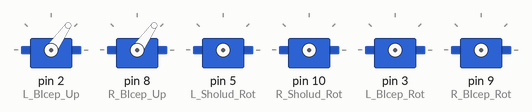
Recording of a sketch running on a simulated Arduino Uno, built with avr-gcc and run on an emulated ATmega328P. Parts: 6 × servo.

Above: at 0.1 s.
At 0.9 s:
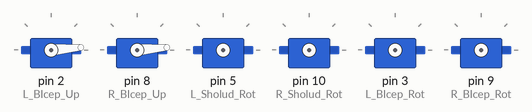
At 1.7 s:
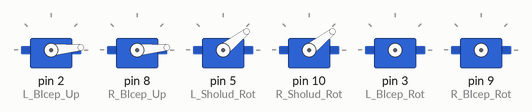
At 2.2 s:
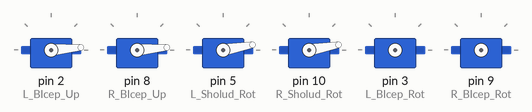
At 3.1 s:
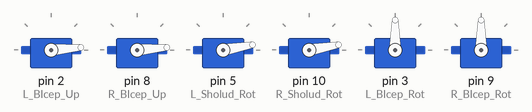
Timing chart, 0 to 4.6 s (numbered marks = the images above):
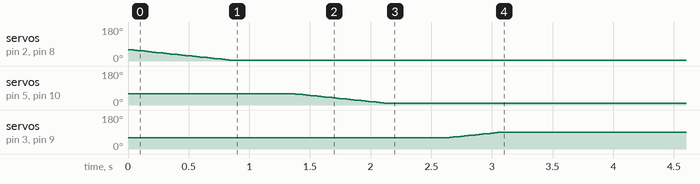

The sketch:

namsthe.ino
```cpp
//pin 4 shoulder up 10- 70
//pin3 bicep rotate 10-90
//pin2  bicep updown 10-81
//pin5 should rotate

#include <Servo.h>

Servo L_Sholud_UP;  // create servo object to control a servo
Servo L_Sholud_Rot;  // create servo object to control a servo
Servo L_BIcep_Rot;  // create servo object to control a servo
Servo L_BIcep_Up;  // create servo object to control a servo

Servo R_Sholud_UP;  // create servo object to control a servo
Servo R_Sholud_Rot;  // create servo object to control a servo
Servo R_BIcep_Rot;  // create servo object to control a servo
Servo R_BIcep_Up;  // create servo object to control a servo
// twelve servo objects can be created on most boards

int Shld_Pos = 10;    // variable to store the servo position
int Bi_Rot_Pos = 10;    // variable to store the servo position
int BIcep_Up_pos = 10;    // variable to store the servo position
int BIcep_Rot_pos = 30;    // variable to store the servo position
int Shld_Rot_Pos = 0;    // variable to store the servo position
int pos6 = 70;    // variable to store the servo position


void Shld_Rot_Clk()
{
  L_Sholud_Rot.attach(5);  // shoulder updown
  R_Sholud_Rot.attach(10);  // shoulder updown


  for (Shld_Rot_Pos=10; Shld_Rot_Pos <=60; Shld_Rot_Pos += 1) { // goes from 0 degrees to 180 degrees
        // in steps of 1 degree
        L_Sholud_Rot.write(Shld_Rot_Pos);              // tell servo to go to position in variable 'pos'
        R_Sholud_Rot.write(Shld_Rot_Pos);              // tell servo to go to position in variable 'pos'

        delay(15);                       // waits 15ms for the servo to reach the position
        }
  }

void Shld_Rot_Anti()
{

  L_Sholud_Rot.attach(5);  // shoulder updown
    R_Sholud_Rot.attach(10);  // shoulder updown

    for (Shld_Rot_Pos=60; Shld_Rot_Pos >=10; Shld_Rot_Pos -= 1) { // goes from 0 degrees to 180 degrees
        // in steps of 1 degree
        L_Sholud_Rot.write(Shld_Rot_Pos);
        R_Sholud_Rot.write(Shld_Rot_Pos);              // tell servo to go to position in variable 'pos'
// tell servo to go to position in variable 'pos'
        delay(15);                       // waits 15ms for the servo to reach the position
        }
  }

void Shld_Up()
{
  L_Sholud_UP.attach(4);  // shoulder updown
    R_Sholud_UP.attach(11);  // shoulder updown


  for (Shld_Pos; Shld_Pos <=70; Shld_Pos += 1) { // goes from 0 degrees to 180 degrees
        // in steps of 1 degree
        L_Sholud_UP.write(Shld_Pos);              // tell servo to go to position in variable 'pos'
        R_Sholud_UP.write(Shld_Pos);              // tell servo to go to position in variable 'pos'

        delay(15);                       // waits 15ms for the servo to reach the position
        }
  }

void Shld_Dwn()
{

  L_Sholud_UP.attach(4);  // shoulder updown
    R_Sholud_UP.attach(11);  // shoulder updown

    for (Shld_Pos=70; Shld_Pos >=15; Shld_Pos -= 1) { // goes from 0 degrees to 180 degrees
        // in steps of 1 degree
        L_Sholud_UP.write(Shld_Pos);              // tell servo to go to position in variable 'pos'
        R_Sholud_UP.write(Shld_Pos);              // tell servo to go to position in variable 'pos'

        delay(15);                       // waits 15ms for the servo to reach the position
        }
  }


void Bi_Rot_Clk()
{
   L_BIcep_Rot.attach(3);  // shoulder updown
       R_BIcep_Rot.attach(9);  // shoulder updown

    for (BIcep_Rot_pos=60; BIcep_Rot_pos <=90; BIcep_Rot_pos += 1) {
          // in steps of 1 degree
          L_BIcep_Rot.write(BIcep_Rot_pos);
          R_BIcep_Rot.write(BIcep_Rot_pos);

          delay(15);                       // waits 15ms for the servo to reach the position
          }

  }


void Bi_Rot_Anti()
{
  L_BIcep_Rot.attach(3);  // shoulder updown
  R_BIcep_Rot.attach(9);  // shoulder updown

    for (BIcep_Rot_pos=90; BIcep_Rot_pos >=60; BIcep_Rot_pos -= 1) { // goes from 0 degrees to 180 degrees
          // in steps of 1 degree
          L_BIcep_Rot.write(BIcep_Rot_pos);              // tell servo to go to position in variable 'pos'
          R_BIcep_Rot.write(BIcep_Rot_pos);              // tell servo to go to position in variable 'pos'

          delay(15);                       // waits 15ms for the servo to reach the position
          }
  }


void Bi_Up()

{
    L_BIcep_Up.attach(2);  // shoulder updown
    R_BIcep_Up.attach(8);  // shoulder updown

    for (BIcep_Up_pos=5; BIcep_Up_pos <=60; BIcep_Up_pos += 1) { // goes from 0 degrees to 180 degrees
          // in steps of 1 degree
          L_BIcep_Up.write(BIcep_Up_pos);              // tell servo to go to position in variable 'pos'
          R_BIcep_Up.write(BIcep_Up_pos);              // tell servo to go to position in variable 'pos'

          delay(15);                       // waits 15ms for the servo to reach the position
          }

  }


void Bi_Dwn()

{

    L_BIcep_Up.attach(2);  // shoulder updown
    R_BIcep_Up.attach(8);  // shoulder updown

    for (BIcep_Up_pos=60; BIcep_Up_pos >=5; BIcep_Up_pos -= 1) { // goes from 0 degrees to 180 degrees
          // in steps of 1 degree
          L_BIcep_Up.write(BIcep_Up_pos);              // tell servo to go to position in variable 'pos'
          R_BIcep_Up.write(BIcep_Up_pos);              // tell servo to go to position in variable 'pos'

          delay(15);                       // waits 15ms for the servo to reach the position
          }


  }

void namste_leftarm()
  {
      Bi_Up();
      delay(500);
      Shld_Rot_Clk();
      delay(500);
      Bi_Rot_Anti();

    }

void namste_leftarm_reset()
  {
      Bi_Dwn();
      delay(500);
      Shld_Rot_Anti();
      delay(500);
      Bi_Rot_Clk();

    }


void setup() {
    Serial.begin(9600);


  //Shld_Up();
  //Shld_Dwn();

  //Bi_Rot_Clk();
  //Bi_Rot_Anti();

  //Bi_Up();
  //Bi_Dwn();

  //Shld_Rot_Clk();
  //Shld_Rot_Anti();

     // delay(500);

//namste_leftarm();

namste_leftarm_reset();

}

void loop() {


  }
```
